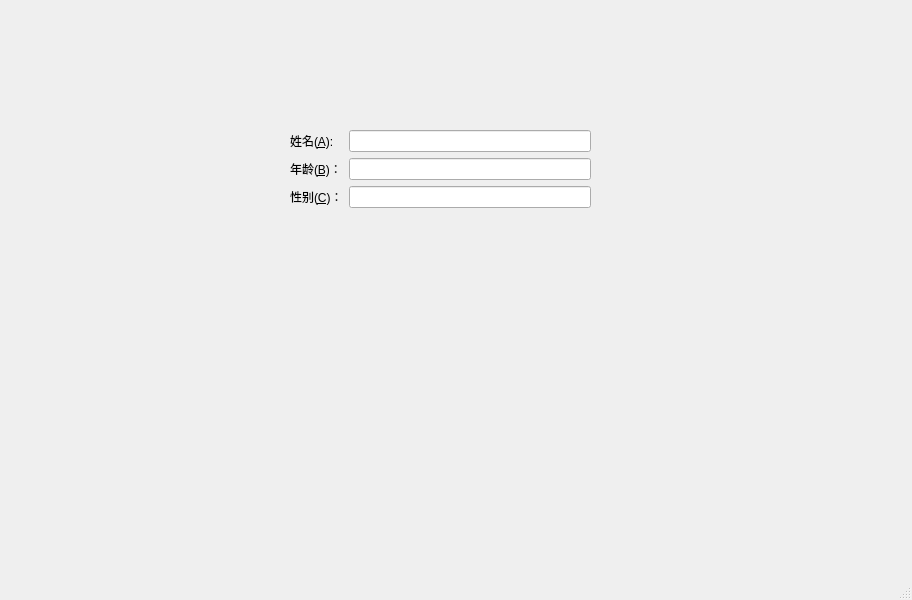
<?xml version="1.0" encoding="UTF-8"?>
<ui version="4.0">
 <class>MainWindow</class>
 <widget class="QMainWindow" name="MainWindow">
  <property name="geometry">
   <rect>
    <x>0</x>
    <y>0</y>
    <width>912</width>
    <height>600</height>
   </rect>
  </property>
  <property name="windowTitle">
   <string>MainWindow</string>
  </property>
  <widget class="QWidget" name="centralwidget">
   <widget class="QWidget" name="formLayoutWidget">
    <property name="geometry">
     <rect>
      <x>290</x>
      <y>130</y>
      <width>301</width>
      <height>181</height>
     </rect>
    </property>
    <layout class="QFormLayout" name="formLayout">
     <item row="0" column="0">
      <widget class="QLabel" name="label">
       <property name="text">
        <string>姓名(&amp;A):</string>
       </property>
       <property name="buddy">
        <cstring>lineEdit</cstring>
       </property>
      </widget>
     </item>
     <item row="0" column="1">
      <widget class="QLineEdit" name="lineEdit"/>
     </item>
     <item row="1" column="0">
      <widget class="QLabel" name="label_2">
       <property name="text">
        <string>年龄(&amp;B)：</string>
       </property>
       <property name="buddy">
        <cstring>lineEdit_2</cstring>
       </property>
      </widget>
     </item>
     <item row="1" column="1">
      <widget class="QLineEdit" name="lineEdit_2"/>
     </item>
     <item row="2" column="1">
      <widget class="QLineEdit" name="lineEdit_3"/>
     </item>
     <item row="2" column="0">
      <widget class="QLabel" name="label_3">
       <property name="text">
        <string>性别(&amp;C)：</string>
       </property>
       <property name="buddy">
        <cstring>lineEdit_3</cstring>
       </property>
      </widget>
     </item>
    </layout>
   </widget>
  </widget>
  <widget class="QMenuBar" name="menubar">
   <property name="geometry">
    <rect>
     <x>0</x>
     <y>0</y>
     <width>912</width>
     <height>23</height>
    </rect>
   </property>
  </widget>
  <widget class="QStatusBar" name="statusbar"/>
 </widget>
 <resources/>
 <connections/>
</ui>
